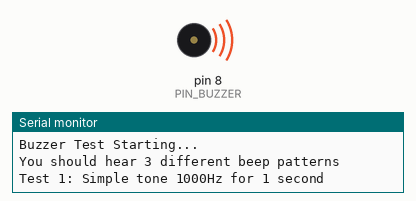
A sketch run on a simulated Arduino Uno, built with avr-gcc and run on an emulated ATmega328P. On the bench: buzzer (waves = sounding), the last lines printed to the serial monitor.

Above: at 1.5 s.
At 6.9 s:
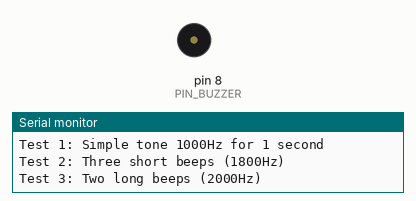
Timing chart, 0 to 8.5 s (numbered marks = the images above):
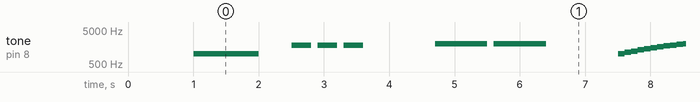

Measured:
- by itself, tone on pin 8 (PIN_BUZZER): plays 1000 Hz for 1.0 s, 1800 Hz for 0.30 s, 1800 Hz for 0.30 s, 1800 Hz for 0.30 s, 2000 Hz for 0.80 s, 2000 Hz for 0.80 s … (188 notes in this stretch)

The sketch:

test-buzzer.ino
```cpp
// Test del buzzer
// Este código prueba el buzzer con diferentes tonos y patrones

const int PIN_BUZZER = 8;

void setup() {
  Serial.begin(9600);
  pinMode(PIN_BUZZER, OUTPUT);

  Serial.println("Buzzer Test Starting...");
  Serial.println("You should hear 3 different beep patterns");
  delay(1000);
}

void loop() {
  Serial.println("Test 1: Simple tone 1000Hz for 1 second");
  tone(PIN_BUZZER, 1000, 1000);
  delay(1500);

  Serial.println("Test 2: Three short beeps (1800Hz)");
  for (int i = 0; i < 3; i++) {
    tone(PIN_BUZZER, 1800, 300);
    delay(400);
  }
  delay(1000);

  Serial.println("Test 3: Two long beeps (2000Hz)");
  for (int i = 0; i < 2; i++) {
    tone(PIN_BUZZER, 2000, 800);
    delay(900);
  }
  delay(1000);

  Serial.println("Test 4: Siren effect");
  for (int freq = 1000; freq <= 2000; freq += 100) {
    tone(PIN_BUZZER, freq, 100);
    delay(100);
  }
  delay(1000);

  Serial.println("---");
  Serial.println("All tests complete. Repeating in 3 seconds...");
  delay(3000);
}
```
